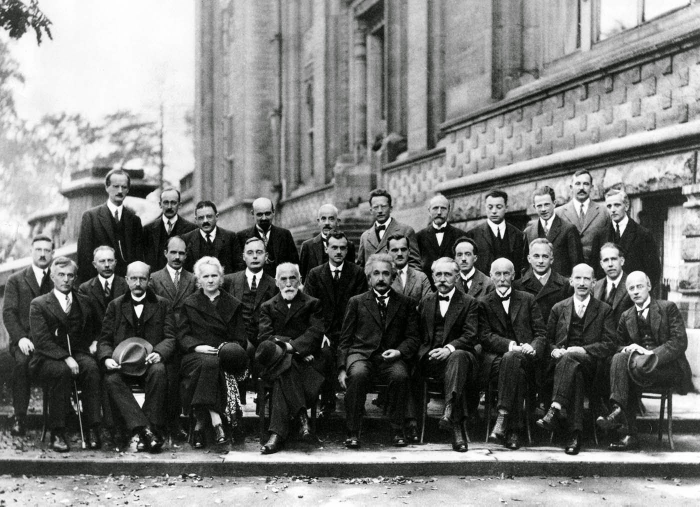
%> input picture hw3_data/31.jpg, 1400 x 1013 px (shown at 1/2 size)
$ octave poissonBlend.m   (GNU Octave 9; MATLAB toolbox functions it lacks are replaced by stand-ins)
%> lines starting %> are read from the running program, lines starting %| are printed output that depends on the picture
close all; clear; clc;

im_bgr = imresize(im2double(imread('../hw3_data/31.jpg')), 0.5, 'bilinear');
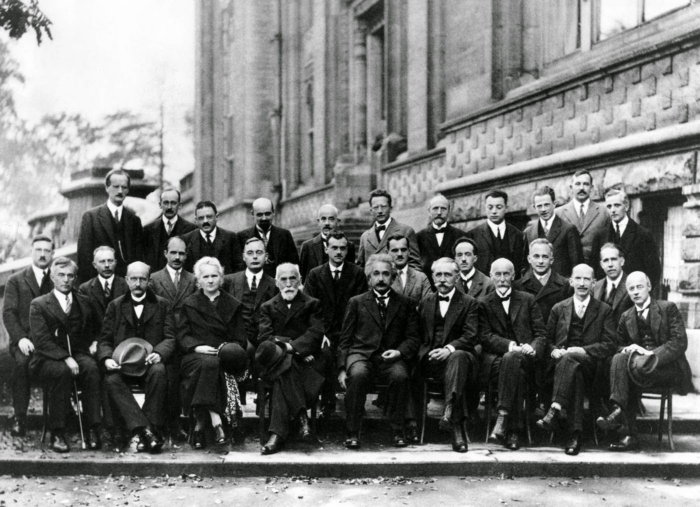
%> im_bgr: size 507x700x3 double; mean R, G, B 0.47, 0.474, 0.468
im_obj = imresize(im2double(imread('../hw3_data/32.jpg')), 0.25, 'bilinear');
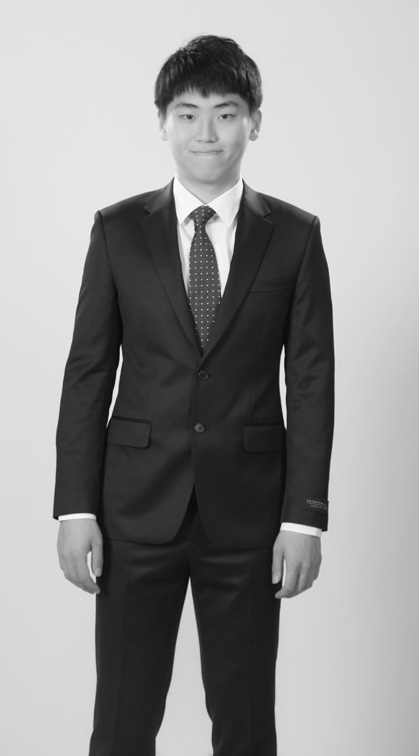
%> input picture hw3_data/32.jpg, 419 x 756 px
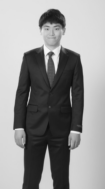
%> im_obj: size 189x105x3 double; min 0.0512, max 0.97, mean 0.574

% get source region mask from the user
%> (the run ends here)
